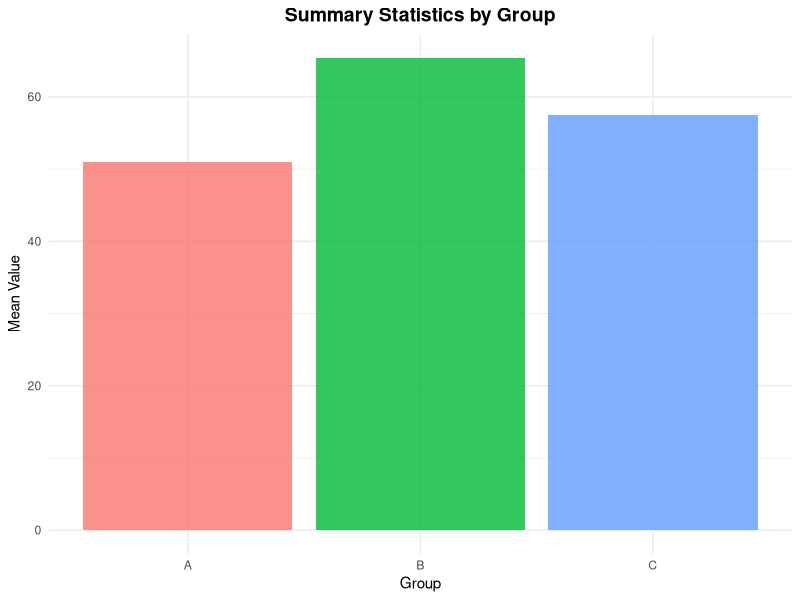

This chart was generated by the following R code:
# Load required libraries for data manipulation and visualization
library(dplyr)
library(ggplot2)

# Create a sample dataset with random values
data <- data.frame(
  group = rep(c("A", "B", "C"), each = 10),
  value = rnorm(30, mean = 50, sd = 15),
  count = sample(1:100, 30)
)

# Process data using tidyverse pipes and functions
result <- data %>%
  filter(count > 20) %>%
  group_by(group) %>%
  summarise(
    mean_value = mean(value),
    median_count = median(count),
    n = n(),
    .groups = "drop"
  )

# Create visualization with ggplot2
plot_output = ggplot(result, aes(x = group, y = mean_value, fill = group)) +
  geom_col(alpha = 0.8, show.legend = FALSE) +
  labs(title = "Summary Statistics by Group", x = "Group", y = "Mean Value") +
  theme_minimal() +
  theme(plot.title = element_text(hjust = 0.5, size = 14, face = "bold"))

print(plot_output)
